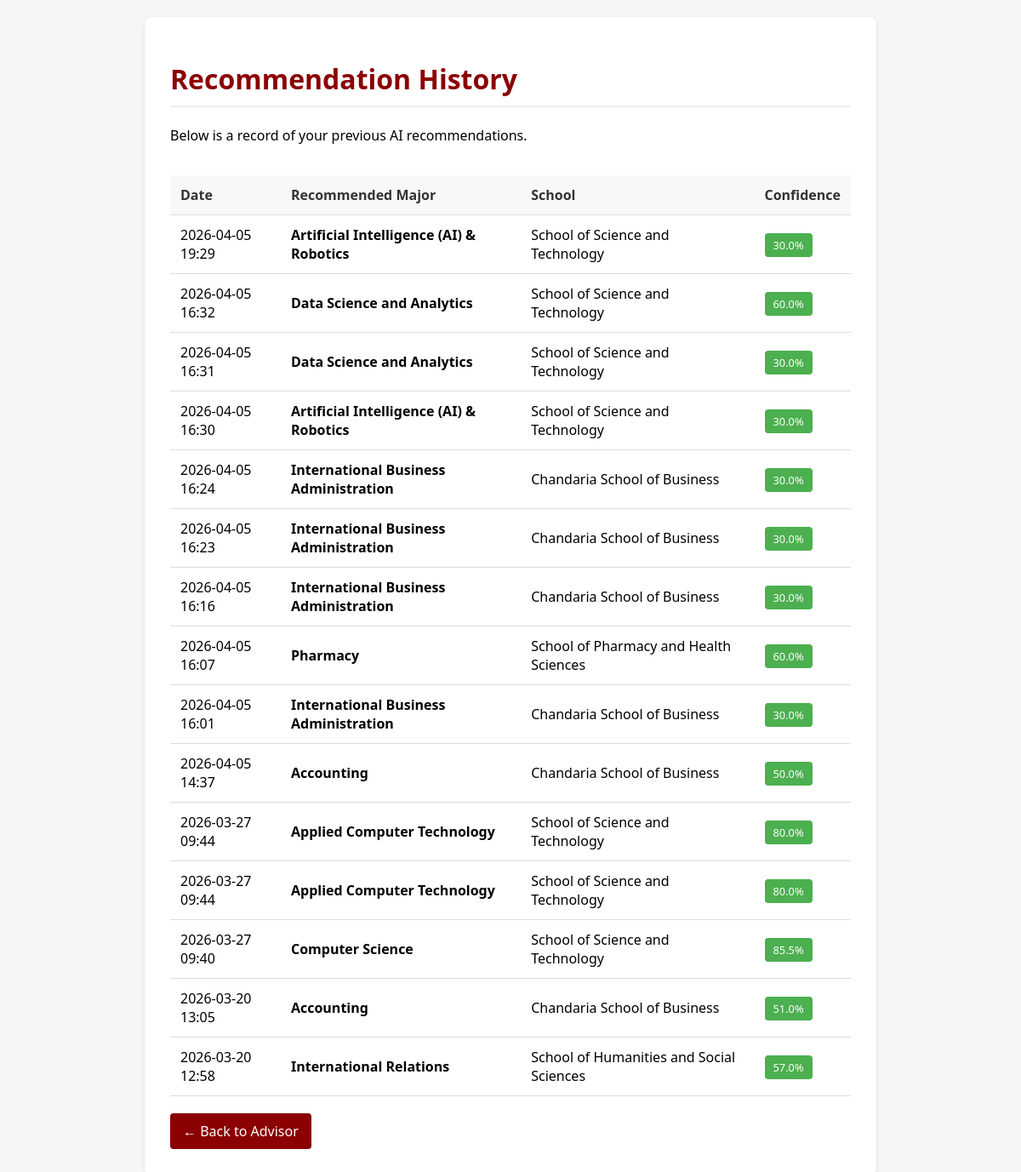
The page /history (signed in) on the database its author committed.
### app.py (models this page shows)
class Result(db.Model):
    id = db.Column(db.Integer, primary_key=True)
    major = db.Column(db.String(100), nullable=False)
    school = db.Column(db.String(100), nullable=False)
    confidence = db.Column(db.Float, nullable=False)
    timestamp = db.Column(db.DateTime, nullable=False, default=datetime.utcnow)
    user_id = db.Column(db.Integer, db.ForeignKey('user.id'), nullable=False)

### app.py (the view)
@app.route('/history')
@login_required
def history():
    user_results = Result.query.filter_by(user_id=current_user.id).order_by(Result.timestamp.desc()).all()
    return render_template('history.html', results=user_results)

### app.py (called while the page is built)
@login_manager.user_loader
def load_user(user_id):
    return db.session.get(User, int(user_id))

### templates/history.html (shortened to what this page needs)
<!DOCTYPE html>
<html lang="en">
<head>
</head>
<body>
<div class="container">
    <h1>Recommendation History</h1>
    <p>Below is a record of your previous AI recommendations.</p>
    {% if results %}
    <div class="table-responsive">
        <table>
            <thead>
                <tr>
                    <th>Date</th>
                    <th>Recommended Major</th>
                    <th>School</th>
                    <th>Confidence</th>
                </tr>
            </thead>
            <tbody>
                {% for res in results %}
                <tr>
                    <td>{{ res.timestamp.strftime('%Y-%m-%d %H:%M') }}</td>
                    <td><strong>{{ res.major }}</strong></td>
                    <td>{{ res.school }}</td>
                    <td><span class="badge badge-soft">{{ res.confidence }}%</span></td>
                </tr>
                {% endfor %}
            </tbody>
        </table>
    </div>
    {% else %}
        <p>No history found. <a href="{{ url_for('index') }}">Make your first recommendation</a>.</p>
    {% endif %}
    <a href="{{ url_for('index') }}" class="btn-back">← Back to Advisor</a>
</div>
</body>
</html>

### templates/history.html (style rules this page uses)
body { font-family: 'Segoe UI', sans-serif; background-color: #f4f7f6; margin: 0; padding: 20px; }
.container { max-width: 800px; margin: 0 auto; background: white; padding: 30px; border-radius: 8px; box-shadow: 0 2px 5px rgba(0,0,0,0.1); }
h1 { color: #8B0000; border-bottom: 2px solid #eee; padding-bottom: 10px; }
table { width: 100%; border-collapse: collapse; margin-top: 20px; }
th, td { padding: 12px; text-align: left; border-bottom: 1px solid #ddd; }
th { background-color: #f8f8f8; color: #333; }
.btn-back { display: inline-block; margin-top: 20px; background-color: #8B0000; color: white; padding: 10px 15px; text-decoration: none; border-radius: 4px; }
.badge { padding: 5px 10px; border-radius: 4px; font-size: 0.8em; color: white; }
.badge-soft { background-color: #4caf50; }
.table-responsive { width: 100%; overflow-x: auto; -webkit-overflow-scrolling: touch; }

### rows shown on the page
Result: timestamp "2026-04-05 19:29", major "Artificial Intelligence (AI) & Robotics", school "School of Science and Technology", confidence "30.0"
Result: timestamp "2026-04-05 16:32", major "Data Science and Analytics", school "School of Science and Technology", confidence "60.0"
Result: timestamp "2026-04-05 16:31", major "Data Science and Analytics", school "School of Science and Technology", confidence "30.0"
Result: timestamp "2026-04-05 16:30", major "Artificial Intelligence (AI) & Robotics", school "School of Science and Technology", confidence "30.0"
Result: timestamp "2026-04-05 16:24", major "International Business Administration", school "Chandaria School of Business", confidence "30.0"
Result: timestamp "2026-04-05 16:23", major "International Business Administration", school "Chandaria School of Business", confidence "30.0"
Result: timestamp "2026-04-05 16:16", major "International Business Administration", school "Chandaria School of Business", confidence "30.0"
Result: timestamp "2026-04-05 16:07", major "Pharmacy", school "School of Pharmacy and Health Sciences", confidence "60.0"
Result: timestamp "2026-04-05 16:01", major "International Business Administration", school "Chandaria School of Business", confidence "30.0"
Result: timestamp "2026-04-05 14:37", major "Accounting", school "Chandaria School of Business", confidence "50.0"
Result: timestamp "2026-03-27 09:44", major "Applied Computer Technology", school "School of Science and Technology", confidence "80.0"
Result: timestamp "2026-03-27 09:44", major "Applied Computer Technology", school "School of Science and Technology", confidence "80.0"
Result: timestamp "2026-03-27 09:40", major "Computer Science", school "School of Science and Technology", confidence "85.5"
Result: timestamp "2026-03-20 13:05", major "Accounting", school "Chandaria School of Business", confidence "51.0"
Result: timestamp "2026-03-20 12:58", major "International Relations", school "School of Humanities and Social Sciences", confidence "57.0"
